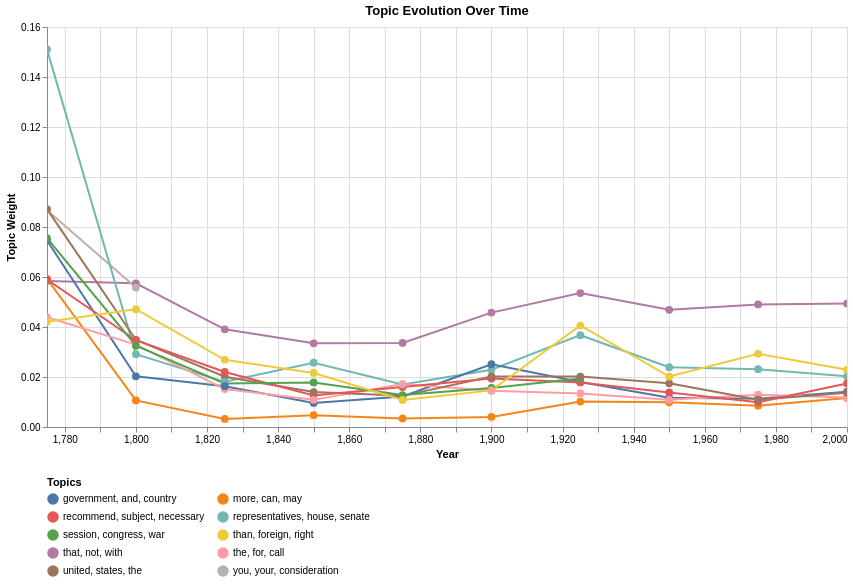

The code cell stored with this chart in its notebook:
### Code cell
def process_topic_evolution(topic_models):
    """Process topic models into evolution chains for visualization.

    Args:
        topic_models: Dictionary mapping periods to TopicModel instances

    Returns:
        List of dicts containing evolution data for visualization

    """
    all_data = []
    # Sort periods chronologically
    periods = sorted(topic_models.keys(), key=lambda x: int(x.split("-")[0]))

    # Initialize chains from first period
    first_period = periods[0]
    first_model = topic_models[first_period]

    # Create initial topic chains
    chains = {}
    for idx, topic in enumerate(first_model.topics):
        chain_id = f"Chain_{idx}"
        top_words = [word for word, _ in topic.words[:3]]
        topic_label = ", ".join(top_words)

        chains[chain_id] = {
            "id": chain_id,
            "current_topic": topic,
            "label": topic_label,
        }

        # Add first period data point
        all_data.append(
            {
                "year": int(first_period.split("-")[0]),
                "period": first_period,
                "chain_id": chain_id,
                "topic_label": topic_label,
                "weight": topic.words[0][1],  # Use weight of top word
                "words": topic_label,
            }
        )

    # Follow alignments through subsequent periods
    for i in range(len(periods) - 1):
        period1, period2 = periods[i], periods[i + 1]
        model1 = topic_models[period1]
        model2 = topic_models[period2]

        # Get aligned topics
        aligned_topics = model1.align_with(model2)

        # Update chains based on alignments
        new_chains = {}
        used_target_topics = set()

        for aligned in aligned_topics:
            # Find chain containing source topic
            source_chain = None
            for chain_id, chain in chains.items():
                if chain["current_topic"].id == aligned.source_topic.id:
                    source_chain = chain
                    break

            if source_chain and aligned.target_topic.id not in used_target_topics:
                chain_id = source_chain["id"]
                top_words = [word for word, _ in aligned.target_topic.words[:3]]
                topic_label = ", ".join(top_words)

                # Add data point for this period
                all_data.append(
                    {
                        "year": int(period2.split("-")[0]),
                        "period": period2,
                        "chain_id": chain_id,
                        "topic_label": source_chain[
                            "label"
                        ],  # Keep original label for continuity
                        "weight": aligned.target_topic.words[0][1],
                        "words": topic_label,  # Current words for tooltip
                    }
                )

                # Update chain
                new_chains[chain_id] = {
                    "id": chain_id,
                    "current_topic": aligned.target_topic,
                    "label": source_chain["label"],
                }
                used_target_topics.add(aligned.target_topic.id)

        chains = new_chains

    return all_data


def plot_topic_trends(topic_models):
    """Create interactive visualization of topic evolution over time.

    Args:
        topic_models: Dictionary mapping periods to TopicModel instances

    Returns:
        altair.Chart: Interactive visualization

    """
    import altair as alt
    import pandas as pd

    # Process data
    all_data = process_topic_evolution(topic_models)
    df = pd.DataFrame(all_data)

    # Create base chart
    base = alt.Chart(df).encode(
        x=alt.X(
            "year:Q",
            title="Year",
            scale=alt.Scale(domain=[df.year.min(), df.year.max()]),
        ),
        color=alt.Color(
            "topic_label:N",
            legend=alt.Legend(title="Topics", orient="bottom", columns=2),
        ),
        tooltip=[
            alt.Tooltip("year:Q", title="Year"),
            alt.Tooltip("words:N", title="Top Words"),
            alt.Tooltip("weight:Q", title="Weight", format=".3f"),
        ],
    )

    # Create line chart with points
    lines = base.mark_line(size=2).encode(
        y=alt.Y("weight:Q", title="Topic Weight"), detail="chain_id:N"
    )

    points = base.mark_circle(size=60).encode(y=alt.Y("weight:Q", title="Topic Weight"))

    # Combine charts
    chart = (
        (lines + points)
        .properties(width=800, height=400, title="Topic Evolution Over Time")
        .interactive()
    )

    # Add selection
    topic_selection = alt.selection_point(fields=["topic_label"], bind="legend")

    chart = chart.add_params(topic_selection).encode(
        opacity=alt.condition(topic_selection, alt.value(1), alt.value(0.2))
    )

    return chart


# Example usage:
topic_models = analyze_topics_by_period(models)
chart = plot_topic_trends(topic_models)
chart
# chart.save('topic_evolution.html')  # Save interactive chart

### Figure 1 — Vega-Lite specification as saved in the notebook (floating-point values rounded to 4 significant figures)
{"config": {"view": {"continuousWidth": 300, "continuousHeight": 300}}, "layer": [{"mark": {"type": "line", "size": 2}, "encoding": {"color": {"field": "topic_label", "legend": {"columns": 2, "orient": "bottom", "title": "Topics"}, "type": "nominal"}, "detail": {"field": "chain_id", "type": "nominal"}, "tooltip": [{"field": "year", "title": "Year", "type": "quantitative"}, {"field": "words", "title": "Top Words", "type": "nominal"}, {"field": "weight", "format": ".3f", "title": "Weight", "type": "quantitative"}], "x": {"field": "year", "scale": {"domain": [1775.0, 2000.0]}, "title": "Year", "type": "quantitative"}, "y": {"field": "weight", "title": "Topic Weight", "type": "quantitative"}}, "name": "view_d95ede4ef607d09f_0"}, {"mark": {"type": "circle", "size": 60}, "encoding": {"color": {"field": "topic_label", "legend": {"columns": 2, "orient": "bottom", "title": "Topics"}, "type": "nominal"}, "tooltip": [{"field": "year", "title": "Year", "type": "quantitative"}, {"field": "words", "title": "Top Words", "type": "nominal"}, {"field": "weight", "format": ".3f", "title": "Weight", "type": "quantitative"}], "x": {"field": "year", "scale": {"domain": [1775.0, 2000.0]}, "title": "Year", "type": "quantitative"}, "y": {"field": "weight", "title": "Topic Weight", "type": "quantitative"}}}], "data": {"name": "data-710b02f826ac6ee6a91785a7392cd718"}, "encoding": {"opacity": {"condition": {"param": "param_c8392bc8463214af", "value": 1}, "value": 0.2}}, "height": 400, "params": [{"name": "param_1e9efca18e7a2868", "select": {"type": "interval", "encodings": ["x", "y"]}, "bind": "scales", "views": ["view_d95ede4ef607d09f_0"]}, {"name": "param_c8392bc8463214af", "select": {"type": "point", "fields": ["topic_label"]}, "bind": "legend", "views": ["view_d95ede4ef607d09f_0"]}], "title": "Topic Evolution Over Time", "width": 800, "$schema": "https://vega.github.io/schema/vega-lite/v6.1.0.json", "datasets": {"data-710b02f826ac6ee6a91785a7392cd718": [{"year": 1775, "period": "1775-1799", "chain_id": "Chain_0", "topic_label": "that, not, with", "weight": 0.0584, "words": "that, not, with"}, {"year": 1775, "period": "1775-1799", "chain_id": "Chain_1", "topic_label": "you, your, consideration", "weight": 0.08669, "words": "you, your, consideration"}, {"year": 1775, "period": "1775-1799", "chain_id": "Chain_2", "topic_label": "representatives, house, senate", "weight": 0.1511, "words": "representatives, house, senate"}, {"year": 1775, "period": "1775-1799", "chain_id": "Chain_3", "topic_label": "more, can, may", "weight": 0.05926, "words": "more, can, may"}, {"year": 1775, "period": "1775-1799", "chain_id": "Chain_4", "topic_label": "government, and, country", "weight": 0.07458, "words": "government, and, country"}, {"year": 1775, "period": "1775-1799", "chain_id": "Chain_5", "topic_label": "the, for, call", "weight": 0.04391, "words": "the, for, call"}, {"year": 1775, "period": "1775-1799", "chain_id": "Chain_6", "topic_label": "united, states, the", "weight": 0.08714, "words": "united, states, the"}, {"year": 1775, "period": "1775-1799", "chain_id": "Chain_7", "topic_label": "recommend, subject, necessary", "weight": 0.059, "words": "recommend, subject, necessary"}, {"year": 1775, "period": "1775-1799", "chain_id": "Chain_8", "topic_label": "session, congress, war", "weight": 0.07554, "words": "session, congress, war"}, {"year": 1775, "period": "1775-1799", "chain_id": "Chain_9", "topic_label": "than, foreign, right", "weight": 0.04207, "words": "than, foreign, right"}, {"year": 1800, "period": "1800-1824", "chain_id": "Chain_0", "topic_label": "that, not, with", "weight": 0.05749, "words": "the, that, and"}, {"year": 1800, "period": "1800-1824", "chain_id": "Chain_1", "topic_label": "you, your, consideration", "weight": 0.05576, "words": "you, your, child"}, {"year": 1800, "period": "1800-1824", "chain_id": "Chain_6", "topic_label": "united, states, the", "weight": 0.03489, "words": "united, states, between"}, {"year": 1800, "period": "1800-1824", "chain_id": "Chain_4", "topic_label": "government, and, country", "weight": 0.02027, "words": "and, our, nation"}, {"year": 1800, "period": "1800-1824", "chain_id": "Chain_3", "topic_label": "more, can, may", "weight": 0.01063, "words": "not, any, effect"}, {"year": 1800, "period": "1800-1824", "chain_id": "Chain_5", "topic_label": "the, for, call", "weight": 0.03294, "words": "vessel, force, into"}, {"year": 1800, "period": "1800-1824", "chain_id": "Chain_7", "topic_label": "recommend, subject, necessary", "weight": 0.03472, "words": "congress, whether, for"}, {"year": 1800, "period": "1800-1824", "chain_id": "Chain_8", "topic_label": "session, congress, war", "weight": 0.03255, "words": "million, year, amount"}, {"year": 1800, "period": "1800-1824", "chain_id": "Chain_2", "topic_label": "representatives, house, senate", "weight": 0.02912, "words": "communicate, you, before"}, {"year": 1800, "period": "1800-1824", "chain_id": "Chain_9", "topic_label": "than, foreign, right", "weight": 0.04713, "words": "mississippi, river, territory"}, {"year": 1825, "period": "1825-1849", "chain_id": "Chain_0", "topic_label": "that, not, with", "weight": 0.03909, "words": "and, the, our"}, {"year": 1825, "period": "1825-1849", "chain_id": "Chain_8", "topic_label": "session, congress, war", "weight": 0.01741, "words": "year, amount, million"}, {"year": 1825, "period": "1825-1849", "chain_id": "Chain_6", "topic_label": "united, states, the", "weight": 0.0201, "words": "mexico, united, states"}, {"year": 1825, "period": "1825-1849", "chain_id": "Chain_3", "topic_label": "more, can, may", "weight": 0.003245, "words": "can, interest, policy"}, {"year": 1825, "period": "1825-1849", "chain_id": "Chain_7", "topic_label": "recommend, subject, necessary", "weight": 0.02203, "words": "your, consideration, attention"}, {"year": 1825, "period": "1825-1849", "chain_id": "Chain_5", "topic_label": "the, for, call", "weight": 0.01516, "words": "vessel, port, force"}, {"year": 1825, "period": "1825-1849", "chain_id": "Chain_2", "topic_label": "representatives, house, senate", "weight": 0.01807, "words": "secretary, report, herewith"}, {"year": 1825, "period": "1825-1849", "chain_id": "Chain_9", "topic_label": "than, foreign, right", "weight": 0.0269, "words": "river, st., line"}, {"year": 1825, "period": "1825-1849", "chain_id": "Chain_4", "topic_label": "government, and, country", "weight": 0.01633, "words": "the, power, law"}, {"year": 1850, "period": "1850-1874", "chain_id": "Chain_0", "topic_label": "that, not, with", "weight": 0.03348, "words": "the, and, that"}, {"year": 1850, "period": "1850-1874", "chain_id": "Chain_7", "topic_label": "recommend, subject, necessary", "weight": 0.01259, "words": "report, congress, your"}, {"year": 1850, "period": "1850-1874", "chain_id": "Chain_4", "topic_label": "government, and, country", "weight": 0.009629, "words": "the, law, shall"}, {"year": 1850, "period": "1850-1874", "chain_id": "Chain_8", "topic_label": "session, congress, war", "weight": 0.0178, "words": "expenditure, year, amount"}, {"year": 1850, "period": "1850-1874", "chain_id": "Chain_6", "topic_label": "united, states, the", "weight": 0.01399, "words": "between, and, with"}, {"year": 1850, "period": "1850-1874", "chain_id": "Chain_3", "topic_label": "more, can, may", "weight": 0.004748, "words": "not, slavery, man"}, {"year": 1850, "period": "1850-1874", "chain_id": "Chain_9", "topic_label": "than, foreign, right", "weight": 0.02162, "words": "mississippi, carolina, north"}, {"year": 1850, "period": "1850-1874", "chain_id": "Chain_5", "topic_label": "the, for, call", "weight": 0.01086, "words": "currency, value, coin"}, {"year": 1850, "period": "1850-1874", "chain_id": "Chain_2", "topic_label": "representatives, house, senate", "weight": 0.02571, "words": "million, year, hundred"}, {"year": 1875, "period": "1875-1899", "chain_id": "Chain_0", "topic_label": "that, not, with", "weight": 0.03363, "words": "the, and, our"}, {"year": 1875, "period": "1875-1899", "chain_id": "Chain_7", "topic_label": "recommend, subject, necessary", "weight": 0.016, "words": "congress, attention, the"}, {"year": 1875, "period": "1875-1899", "chain_id": "Chain_2", "topic_label": "representatives, house, senate", "weight": 0.01704, "words": "million, year, one"}, {"year": 1875, "period": "1875-1899", "chain_id": "Chain_6", "topic_label": "united, states, the", "weight": 0.01245, "words": "between, united, states"}, {"year": 1875, "period": "1875-1899", "chain_id": "Chain_4", "topic_label": "government, and, country", "weight": 0.01219, "words": "shall, examination, officer"}, {"year": 1875, "period": "1875-1899", "chain_id": "Chain_8", "topic_label": "session, congress, war", "weight": 0.01277, "words": "1891, year, amount"}, {"year": 1875, "period": "1875-1899", "chain_id": "Chain_3", "topic_label": "more, can, may", "weight": 0.003449, "words": "can, not, should"}, {"year": 1875, "period": "1875-1899", "chain_id": "Chain_5", "topic_label": "the, for, call", "weight": 0.01716, "words": "silver, gold, coin"}, {"year": 1875, "period": "1875-1899", "chain_id": "Chain_9", "topic_label": "than, foreign, right", "weight": 0.01082, "words": "vessel, line, port"}, {"year": 1900, "period": "1900-1924", "chain_id": "Chain_0", "topic_label": "that, not, with", "weight": 0.04575, "words": "the, and, that"}, {"year": 1900, "period": "1900-1924", "chain_id": "Chain_7", "topic_label": "recommend, subject, necessary", "weight": 0.01939, "words": "congress, report, the"}, {"year": 1900, "period": "1900-1924", "chain_id": "Chain_2", "topic_label": "representatives, house, senate", "weight": 0.0229, "words": "year, million, hundred"}, {"year": 1900, "period": "1900-1924", "chain_id": "Chain_6", "topic_label": "united, states, the", "weight": 0.02023, "words": "united, states, between"}, {"year": 1900, "period": "1900-1924", "chain_id": "Chain_3", "topic_label": "more, can, may", "weight": 0.004047, "words": "what, they, not"}, {"year": 1900, "period": "1900-1924", "chain_id": "Chain_8", "topic_label": "session, congress, war", "weight": 0.01562, "words": "receipt, revenue, amount"}, {"year": 1900, "period": "1900-1924", "chain_id": "Chain_9", "topic_label": "than, foreign, right", "weight": 0.01464, "words": "service, officer, department"}, {"year": 1900, "period": "1900-1924", "chain_id": "Chain_4", "topic_label": "government, and, country", "weight": 0.02512, "words": "who, man, his"}, {"year": 1900, "period": "1900-1924", "chain_id": "Chain_5", "topic_label": "the, for, call", "weight": 0.01448, "words": "law, interstate, act"}, {"year": 1925, "period": "1925-1949", "chain_id": "Chain_0", "topic_label": "that, not, with", "weight": 0.0536, "words": "the, and, that"}, {"year": 1925, "period": "1925-1949", "chain_id": "Chain_3", "topic_label": "more, can, may", "weight": 0.01019, "words": "you, that, what"}, {"year": 1925, "period": "1925-1949", "chain_id": "Chain_2", "topic_label": "representatives, house, senate", "weight": 0.03672, "words": "year, million, billion"}, {"year": 1925, "period": "1925-1949", "chain_id": "Chain_4", "topic_label": "government, and, country", "weight": 0.01802, "words": "who, man, his"}, {"year": 1925, "period": "1925-1949", "chain_id": "Chain_7", "topic_label": "recommend, subject, necessary", "weight": 0.01782, "words": "congress, the, legislation"}, {"year": 1925, "period": "1925-1949", "chain_id": "Chain_8", "topic_label": "session, congress, war", "weight": 0.0194, "words": "price, increase, wage"}, {"year": 1925, "period": "1925-1949", "chain_id": "Chain_5", "topic_label": "the, for, call", "weight": 0.01342, "words": "bank, credit, loan"}, {"year": 1925, "period": "1925-1949", "chain_id": "Chain_6", "topic_label": "united, states, the", "weight": 0.02017, "words": "south, africa, germany"}, {"year": 1925, "period": "1925-1949", "chain_id": "Chain_9", "topic_label": "than, foreign, right", "weight": 0.0406, "words": "gun, cruiser, inch"}, {"year": 1950, "period": "1950-1974", "chain_id": "Chain_0", "topic_label": "that, not, with", "weight": 0.04687, "words": "the, and, our"}, {"year": 1950, "period": "1950-1974", "chain_id": "Chain_3", "topic_label": "more, can, may", "weight": 0.009856, "words": "that, you, what"}, {"year": 1950, "period": "1950-1974", "chain_id": "Chain_2", "topic_label": "representatives, house, senate", "weight": 0.02392, "words": "billion, year, million"}, {"year": 1950, "period": "1950-1974", "chain_id": "Chain_4", "topic_label": "government, and, country", "weight": 0.01166, "words": "who, man, their"}, {"year": 1950, "period": "1950-1974", "chain_id": "Chain_7", "topic_label": "recommend, subject, necessary", "weight": 0.01381, "words": "congress, bill, legislation"}, {"year": 1950, "period": "1950-1974", "chain_id": "Chain_5", "topic_label": "the, for, call", "weight": 0.01087, "words": "program, development, increase"}, {"year": 1950, "period": "1950-1974", "chain_id": "Chain_6", "topic_label": "united, states, the", "weight": 0.01748, "words": "south, vietnam, viet"}, {"year": 1950, "period": "1950-1974", "chain_id": "Chain_9", "topic_label": "than, foreign, right", "weight": 0.02019, "words": "nuclear, weapon, test"}, {"year": 1975, "period": "1975-1999", "chain_id": "Chain_0", "topic_label": "that, not, with", "weight": 0.04904, "words": "the, and, that"}, {"year": 1975, "period": "1975-1999", "chain_id": "Chain_3", "topic_label": "more, can, may", "weight": 0.008522, "words": "that, about, you"}, {"year": 1975, "period": "1975-1999", "chain_id": "Chain_4", "topic_label": "government, and, country", "weight": 0.01135, "words": "child, school, their"}, {"year": 1975, "period": "1975-1999", "chain_id": "Chain_2", "topic_label": "representatives, house, senate", "weight": 0.02313, "words": "year, ago, day"}, {"year": 1975, "period": "1975-1999", "chain_id": "Chain_9", "topic_label": "than, foreign, right", "weight": 0.02929, "words": "nuclear, weapon, missile"}, {"year": 1975, "period": "1975-1999", "chain_id": "Chain_5", "topic_label": "the, for, call", "weight": 0.01292, "words": "tax, increase, percent"}, {"year": 1975, "period": "1975-1999", "chain_id": "Chain_7", "topic_label": "recommend, subject, necessary", "weight": 0.009895, "words": "which, cooperation, agreement"}, {"year": 1975, "period": "1975-1999", "chain_id": "Chain_6", "topic_label": "united, states, the", "weight": 0.01092, "words": "europe, united, force"}, {"year": 2000, "period": "2000-2024", "chain_id": "Chain_0", "topic_label": "that, not, with", "weight": 0.0494, "words": "and, the, our"}, {"year": 2000, "period": "2000-2024", "chain_id": "Chain_3", "topic_label": "more, can, may", "weight": 0.01162, "words": "you, they, say"}, {"year": 2000, "period": "2000-2024", "chain_id": "Chain_2", "topic_label": "representatives, house, senate", "weight": 0.02028, "words": "year, month, ago"}, {"year": 2000, "period": "2000-2024", "chain_id": "Chain_4", "topic_label": "government, and, country", "weight": 0.01414, "words": "who, child, their"}, {"year": 2000, "period": "2000-2024", "chain_id": "Chain_5", "topic_label": "the, for, call", "weight": 0.0118, "words": "tax, pay, health"}, {"year": 2000, "period": "2000-2024", "chain_id": "Chain_9", "topic_label": "than, foreign, right", "weight": 0.02289, "words": "weapon, nuclear, regime"}, {"year": 2000, "period": "2000-2024", "chain_id": "Chain_6", "topic_label": "united, states, the", "weight": 0.01371, "words": "afghanistan, qaeda, terrorist"}, {"year": 2000, "period": "2000-2024", "chain_id": "Chain_7", "topic_label": "recommend, subject, necessary", "weight": 0.01744, "words": "energy, clean, technology"}]}}
